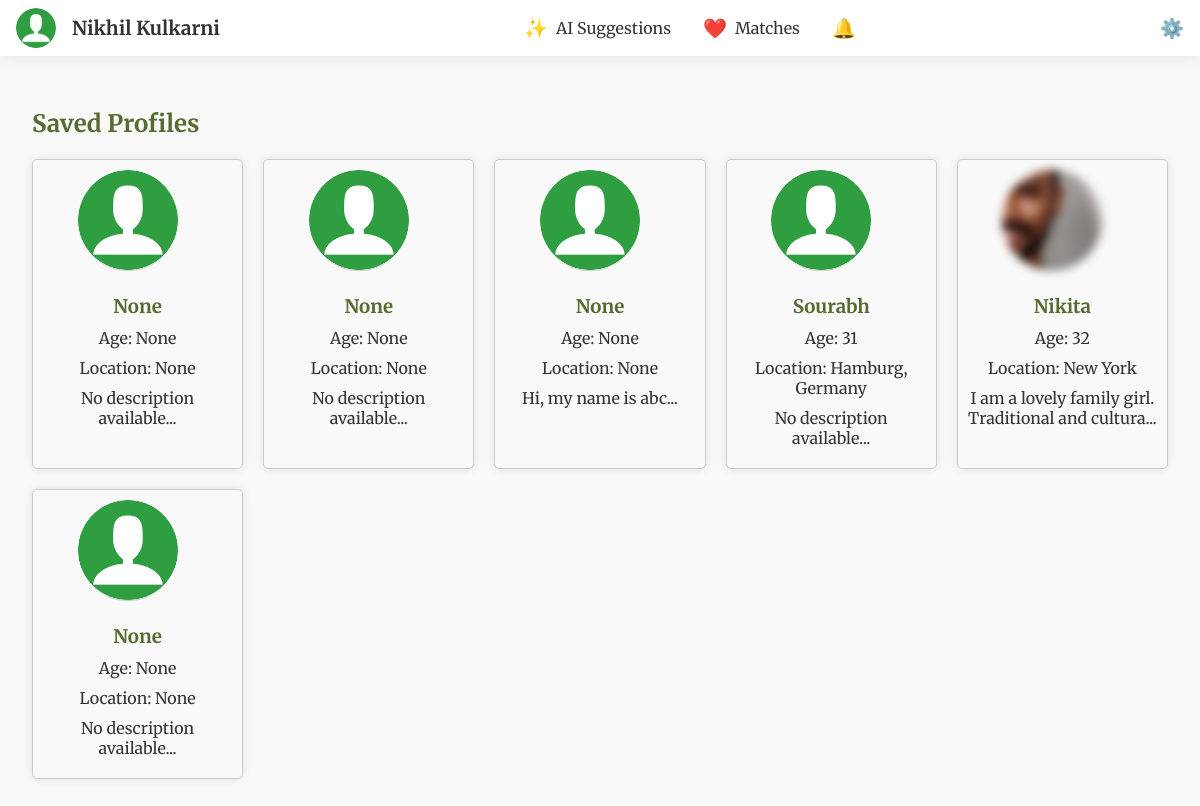
Screenshot of /saved (signed in) with the database file from the repository.
### tables this page shows
CREATE TABLE "users" (
	"id"	INTEGER,
	"username"	TEXT NOT NULL UNIQUE,
	"password"	TEXT NOT NULL,
	"about"	TEXT,
	"name"	TEXT,
	"age"	INTEGER,
	"gender"	TEXT,
	"looking_for"	TEXT,
	"location"	TEXT,
	"latitude"	REAL,
	"longitude"	REAL,
	"email"	TEXT,
	"tel"	TEXT,
	"instagram"	TEXT,
	"telegram"	TEXT,
	PRIMARY KEY("id" AUTOINCREMENT)
);

CREATE TABLE "photos" (
	"id"	INTEGER,
	"user_id"	INTEGER,
	"filename"	TEXT,
	PRIMARY KEY("id" AUTOINCREMENT)
);

### app.py (the view)
@app.route('/saved')
def saved():
    if 'user_id' not in session:
        return redirect(url_for('login'))
    user_id = session['user_id']
    conn = get_db_connection()
    photo_reveals = conn.execute('SELECT requestee_id as user_id FROM photo_reveals WHERE requester_id = ?', (user_id,)).fetchall()
    contact_shares = conn.execute('SELECT requestee_id as user_id FROM contact_shares WHERE requester_id = ?', (user_id,)).fetchall()
    heart_likes = conn.execute('SELECT profile_id as user_id FROM saved_profiles WHERE user_id = ?', (user_id,)).fetchall()
    saved_profiles = list({row['user_id'] for row in photo_reveals + contact_shares + heart_likes})
    if saved_profiles:
        placeholders = ', '.join(['?'] * len(saved_profiles))
        users = conn.execute(f'SELECT id, name, age, location, about FROM users WHERE id IN ({placeholders})', tuple(saved_profiles)).fetchall()
        users_list = [dict(user) for user in users]
        for user in users_list:
            photo = conn.execute('SELECT filename FROM photos WHERE user_id = ?', (user['id'],)).fetchone()
            user['photo'] = photo['filename'] if photo else None
        random.shuffle(users_list)
    else:
        users_list = []
    conn.close()
    return render_template('saved.html', users=users_list)

### app.py (called while the page is built)
def get_db_connection():
    retries = 5
    while retries > 0:
        try:
            conn = sqlite3.connect(users_table, check_same_thread=False)
            conn.row_factory = sqlite3.Row
            return conn
        except sqlite3.OperationalError as e:
            if 'database is locked' in str(e):
                time.sleep(1)
                retries -= 1
            else:
                raise e
    raise Exception("Database is locked for too long, giving up.")

@app.context_processor
def inject_user():
    return dict(user=g.user, matches=g.matches, saved_profiles=g.saved_profiles,notification_count = g.notification_count)

### templates/saved.html (shortened to what this page needs)
{% extends "base.html" %}
{% block content %}
<h2>Saved Profiles</h2>
<div class="grid-container">
    {% for user in users %}
    <div class="grid-item" onclick="location.href='/view_profile/{{ user.id }}'">
        <div class="profile">
            <div class="profile-photo">
                {% if user.photo %}
                <img src="{{ url_for('static', filename='uploads/' ~ user.photo) }}" alt="User Photo" style="width:100px; height:100px; filter: blur(5px);">
                {% else %}
                <img src="{{ url_for('static', filename='placeholder.png') }}" alt="Placeholder Photo" style="width:100px; height:100px;">
                {% endif %}
            </div>
            <div class="profile-info">
                <h3>{{ user.name }}</h3>
                <p>Age: {{ user.age }}</p>
                <p>Location: {{ user.location }}</p>
                <p>{{ user.about[:50] if user.about else 'No description available' }}...</p>
            </div>
        </div>
    </div>
    {% endfor %}
</div>
{% endblock %}

### templates/base.html (shortened to what this page needs)
<!DOCTYPE html>
<html lang="en">
<head>
    <link rel="stylesheet" href="{{ url_for('static', filename='css/styles.css') }}">
</head>
<body>
    <div class="header">
        <div class="left" onclick="location.href='/view_profile/{{ user.id }}'">
            <img src="{{ url_for('static', filename='uploads/' ~ user.photo) if user.photo else url_for('static', filename='placeholder.png') }}" alt="User Photo">
            <span class="user-name">{{ user.name }}</span>
        </div>
        <div class="center">
            <a href="/ai_suggestions">
                <span class="icon">✨</span>
                <span>AI Suggestions</span>
            </a>
            <a href="/matches">
                <span class="icon">❤️</span>
                <span>Matches</span>
            </a>
            <a href="/notifications">
                <span class="icon">🔔</span>
            </a>
        </div>
        <div class="right">
            <a href="/settings">
                <span class="icon">⚙️</span>
            </a>
        </div>
    </div>
    <div class="content">
        {% block content %}
        {% endblock %}
    </div>
</body>
</html>

### static/css/styles.css (style rules this page uses)
body { font-family: Arial, sans-serif; background-color: #f0f4f3; color: #2f4f4f; margin: 0; padding: 0; }
h1, h2, h3 { color: #556b2f; }
a { color: #6b8e23; text-decoration: none; }
.grid-container { display: grid; grid-template-columns: repeat(auto-fill, minmax(200px, 1fr)); gap: 20px; }
.grid-item { border: 1px solid #ccc; padding: 10px; border-radius: 5px; background-color: #f9f9f9; text-align: center; cursor: pointer; }
.profile-photo img { border-radius: 50%; margin-bottom: 10px; }
.profile-photo img { border-radius: 50%; margin-right: 20px; }
.profile-info { flex: 1; }

### templates/base.html (style rules this page uses)
body { font-family: 'Merriweather', serif; margin: 0; padding: 0; background-color: #f9f9f9; color: #333; display: flex; flex-direction: column; min-height: 100vh; }
.header { display: flex; justify-content: space-between; align-items: center; padding: 0.5rem 1rem; background-color: #fff; box-shadow: 0 0 15px rgba(0, 0, 0, 0.1); position: sticky; top: 0; z-index: 1000; }
.header .left { display: flex; align-items: center; cursor: pointer; }
.header .left img { border-radius: 50%; width: 40px; height: 40px; margin-right: 1rem; }
.header .left .user-name { font-size: 1.2rem; font-weight: bold; }
.header .center { display: flex; gap: 2rem; }
.header .center a { text-decoration: none; color: #333; font-size: 1rem; display: flex; align-items: center; gap: 0.5rem; }
.header .center a .icon { font-size: 1.2rem; }
.header .right { display: flex; align-items: center; gap: 1rem; }
.header .right a { text-decoration: none; color: #333; font-size: 1.2rem; }
.content { flex: 1; padding: 2rem; }
.grid-container { display: grid; grid-template-columns: repeat(auto-fill, minmax(250px, 1fr)); gap: 20px; }
.grid-item { background-color: #fff; border-radius: 10px; box-shadow: 0 0 10px rgba(0, 0, 0, 0.1); overflow: hidden; text-align: center; padding: 1rem; }
.grid-item img { width: 100%; height: 200px; object-fit: cover; border-bottom: 1px solid #ccc; }
.grid-item h3, .grid-item p { margin: 10px 0; }

### templates/saved.html (style rules this page uses)
.grid-container { display: grid; grid-template-columns: repeat(auto-fill, minmax(200px, 1fr)); gap: 20px; }
.grid-item { border: 1px solid #ccc; padding: 10px; border-radius: 5px; background-color: #f9f9f9; text-align: center; cursor: pointer; }
.profile-photo img { border-radius: 50%; margin-bottom: 10px; }

### rows the page displays
users: name "Nikhil Kulkarni"
users: name "None", age "None", location "None", about "Hi, my name is abc"
users: name "Sourabh", age "31", location "Hamburg, Germany", about "No description available"
photos: filename (picture)
users: name "Nikita", location "New York", about "I am a lovely family girl. Traditional and cultura"

### other values shown
{{ user.name }} "None" "None" "None"
{{ user.age }} "None" "None" "32" "None"
{{ user.location }} "None" "None" "None"
{{ user.about[:50] if user.about else 'No description available' }} "No description available" "No description available" "No description available"
